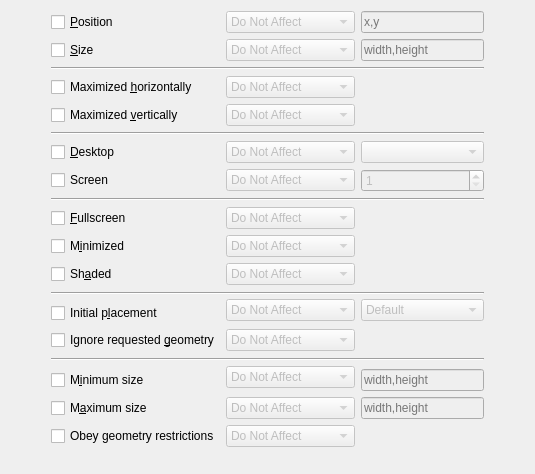
     <widget class="QWidget" name="TabPage3">
      <attribute name="title">
       <string>&amp;Size &amp;&amp; Position</string>
      </attribute>
      <layout class="QGridLayout" name="gridLayout_5">
       <item row="11" column="1" colspan="2">
        <widget class="QCheckBox" name="enable_shade">
         <property name="text">
          <string>Sh&amp;aded</string>
         </property>
        </widget>
       </item>
       <item row="0" column="1">
        <widget class="QCheckBox" name="enable_position">
         <property name="text">
          <string>&amp;Position</string>
         </property>
        </widget>
       </item>
       <item row="0" column="3">
        <widget class="KComboBox" name="rule_position">
         <property name="enabled">
          <bool>false</bool>
         </property>
         <item>
          <property name="text">
           <string>Do Not Affect</string>
          </property>
         </item>
         <item>
          <property name="text">
           <string>Apply Initially</string>
          </property>
         </item>
         <item>
          <property name="text">
           <string>Remember</string>
          </property>
         </item>
         <item>
          <property name="text">
           <string>Force</string>
          </property>
         </item>
         <item>
          <property name="text">
           <string>Apply Now</string>
          </property>
         </item>
         <item>
          <property name="text">
           <string>Force Temporarily</string>
          </property>
         </item>
        </widget>
       </item>
       <item row="0" column="4">
        <widget class="KRestrictedLine" name="position">
         <property name="enabled">
          <bool>false</bool>
         </property>
         <property name="placeholderText">
          <string>x,y</string>
         </property>
         <property name="validChars">
          <string>0123456789-+,xX:</string>
         </property>
        </widget>
       </item>
       <item row="1" column="1">
        <widget class="QCheckBox" name="enable_size">
         <property name="text">
          <string>&amp;Size</string>
         </property>
        </widget>
       </item>
       <item row="1" column="3">
        <widget class="KComboBox" name="rule_size">
         <property name="enabled">
          <bool>false</bool>
         </property>
         <item>
          <property name="text">
           <string>Do Not Affect</string>
          </property>
         </item>
         <item>
          <property name="text">
           <string>Apply Initially</string>
          </property>
         </item>
         <item>
          <property name="text">
           <string>Remember</string>
          </property>
         </item>
         <item>
          <property name="text">
           <string>Force</string>
          </property>
         </item>
         <item>
          <property name="text">
           <string>Apply Now</string>
          </property>
         </item>
         <item>
          <property name="text">
           <string>Force Temporarily</string>
          </property>
         </item>
        </widget>
       </item>
       <item row="1" column="4">
        <widget class="KRestrictedLine" name="size">
         <property name="enabled">
          <bool>false</bool>
         </property>
         <property name="placeholderText">
          <string>width,height</string>
         </property>
         <property name="validChars">
          <string>0123456789-+,xX:</string>
         </property>
        </widget>
       </item>
       <item row="2" column="1" colspan="4">
        <widget class="Line" name="line_5">
         <property name="orientation">
          <enum>Qt::Horizontal</enum>
         </property>
        </widget>
       </item>
       <item row="3" column="1">
        <widget class="QCheckBox" name="enable_maximizehoriz">
         <property name="text">
          <string>Maximized &amp;horizontally</string>
         </property>
        </widget>
       </item>
       <item row="3" column="3">
        <widget class="KComboBox" name="rule_maximizehoriz">
         <property name="enabled">
          <bool>false</bool>
         </property>
         <item>
          <property name="text">
           <string>Do Not Affect</string>
          </property>
         </item>
         <item>
          <property name="text">
           <string>Apply Initially</string>
          </property>
         </item>
         <item>
          <property name="text">
           <string>Remember</string>
          </property>
         </item>
         <item>
          <property name="text">
           <string>Force</string>
          </property>
         </item>
         <item>
          <property name="text">
           <string>Apply Now</string>
          </property>
         </item>
         <item>
          <property name="text">
           <string>Force Temporarily</string>
          </property>
         </item>
        </widget>
       </item>
       <item row="3" column="4">
        <widget class="YesNoBox" name="maximizehoriz" native="true">
         <property name="enabled">
          <bool>false</bool>
         </property>
        </widget>
       </item>
       <item row="4" column="1">
        <widget class="QCheckBox" name="enable_maximizevert">
         <property name="text">
          <string>Maximized &amp;vertically</string>
         </property>
        </widget>
       </item>
       <item row="4" column="3">
        <widget class="KComboBox" name="rule_maximizevert">
         <property name="enabled">
          <bool>false</bool>
         </property>
         <item>
          <property name="text">
           <string>Do Not Affect</string>
          </property>
         </item>
         <item>
          <property name="text">
           <string>Apply Initially</string>
          </property>
         </item>
         <item>
          <property name="text">
           <string>Remember</string>
          </property>
         </item>
         <item>
          <property name="text">
           <string>Force</string>
          </property>
         </item>
         <item>
          <property name="text">
           <string>Apply Now</string>
          </property>
         </item>
         <item>
          <property name="text">
           <string>Force Temporarily</string>
          </property>
         </item>
        </widget>
       </item>
       <item row="4" column="4">
        <widget class="YesNoBox" name="maximizevert" native="true">
         <property name="enabled">
          <bool>false</bool>
         </property>
        </widget>
       </item>
       <item row="5" column="1" colspan="4">
        <widget class="Line" name="line_4">
         <property name="orientation">
          <enum>Qt::Horizontal</enum>
         </property>
        </widget>
       </item>
       <item row="6" column="0">
        <spacer name="horizontalSpacer_7">
         <property name="orientation">
          <enum>Qt::Horizontal</enum>
         </property>
         <property name="sizeHint" stdset="0">
          <size>
           <width>40</width>
           <height>20</height>
          </size>
         </property>
        </spacer>
       </item>
       <item row="6" column="1">
        <widget class="QCheckBox" name="enable_desktop">
         <property name="text">
          <string>&amp;Desktop</string>
         </property>
        </widget>
       </item>
       <item row="6" column="3">
        <widget class="KComboBox" name="rule_desktop">
         <property name="enabled">
          <bool>false</bool>
         </property>
         <item>
          <property name="text">
           <string>Do Not Affect</string>
          </property>
         </item>
         <item>
          <property name="text">
           <string>Apply Initially</string>
          </property>
         </item>
         <item>
          <property name="text">
           <string>Remember</string>
          </property>
         </item>
         <item>
          <property name="text">
           <string>Force</string>
          </property>
         </item>
         <item>
          <property name="text">
           <string>Apply Now</string>
          </property>
         </item>
         <item>
          <property name="text">
           <string>Force Temporarily</string>
          </property>
         </item>
        </widget>
       </item>
       <item row="6" column="4">
        <widget class="KComboBox" name="desktop">
         <property name="enabled">
          <bool>false</bool>
         </property>
        </widget>
       </item>
       <item row="6" column="5">
        <spacer name="horizontalSpacer">
         <property name="orientation">
          <enum>Qt::Horizontal</enum>
         </property>
         <property name="sizeHint" stdset="0">
          <size>
           <width>40</width>
           <height>20</height>
          </size>
         </property>
        </spacer>
       </item>
       <item row="7" column="4">
        <widget class="QSpinBox" name="screen">
         <property name="enabled">
          <bool>false</bool>
         </property>
         <property name="minimum">
          <number>1</number>
         </property>
        </widget>
       </item>
       <item row="8" column="1" colspan="4">
        <widget class="Line" name="line_3">
         <property name="orientation">
          <enum>Qt::Horizontal</enum>
         </property>
        </widget>
       </item>
       <item row="9" column="1" colspan="2">
        <widget class="QCheckBox" name="enable_fullscreen">
         <property name="text">
          <string>&amp;Fullscreen</string>
         </property>
        </widget>
       </item>
       <item row="9" column="3">
        <widget class="KComboBox" name="rule_fullscreen">
         <property name="enabled">
          <bool>false</bool>
         </property>
         <item>
          <property name="text">
           <string>Do Not Affect</string>
          </property>
         </item>
         <item>
          <property name="text">
           <string>Apply Initially</string>
          </property>
         </item>
         <item>
          <property name="text">
           <string>Remember</string>
          </property>
         </item>
         <item>
          <property name="text">
           <string>Force</string>
          </property>
         </item>
         <item>
          <property name="text">
           <string>Apply Now</string>
          </property>
         </item>
         <item>
          <property name="text">
           <string>Force Temporarily</string>
          </property>
         </item>
        </widget>
       </item>
       <item row="9" column="4">
        <widget class="YesNoBox" name="fullscreen" native="true">
         <property name="enabled">
          <bool>false</bool>
         </property>
        </widget>
       </item>
       <item row="10" column="1">
        <widget class="QCheckBox" name="enable_minimize">
         <property name="text">
          <string>M&amp;inimized</string>
         </property>
        </widget>
       </item>
       <item row="10" column="3">
        <widget class="KComboBox" name="rule_minimize">
         <property name="enabled">
          <bool>false</bool>
         </property>
         <item>
          <property name="text">
           <string>Do Not Affect</string>
          </property>
         </item>
         <item>
          <property name="text">
           <string>Apply Initially</string>
          </property>
         </item>
         <item>
          <property name="text">
           <string>Remember</string>
          </property>
         </item>
         <item>
          <property name="text">
           <string>Force</string>
          </property>
         </item>
         <item>
          <property name="text">
           <string>Apply Now</string>
          </property>
         </item>
         <item>
          <property name="text">
           <string>Force Temporarily</string>
          </property>
         </item>
        </widget>
       </item>
       <item row="10" column="4">
        <widget class="YesNoBox" name="minimize" native="true">
         <property name="enabled">
          <bool>false</bool>
         </property>
        </widget>
       </item>
       <item row="11" column="3">
        <widget class="KComboBox" name="rule_shade">
         <property name="enabled">
          <bool>false</bool>
         </property>
         <item>
          <property name="text">
           <string>Do Not Affect</string>
          </property>
         </item>
         <item>
          <property name="text">
           <string>Apply Initially</string>
          </property>
         </item>
         <item>
          <property name="text">
           <string>Remember</string>
          </property>
         </item>
         <item>
          <property name="text">
           <string>Force</string>
          </property>
         </item>
         <item>
          <property name="text">
           <string>Apply Now</string>
          </property>
         </item>
         <item>
          <property name="text">
           <string>Force Temporarily</string>
          </property>
         </item>
        </widget>
       </item>
       <item row="11" column="4">
        <widget class="YesNoBox" name="shade" native="true">
         <property name="enabled">
          <bool>false</bool>
         </property>
        </widget>
       </item>
       <item row="12" column="1" rowspan="2" colspan="4">
        <widget class="Line" name="line">
         <property name="orientation">
          <enum>Qt::Horizontal</enum>
         </property>
        </widget>
       </item>
       <item row="13" column="3" rowspan="2">
        <widget class="KComboBox" name="rule_placement">
         <property name="enabled">
          <bool>false</bool>
         </property>
         <item>
          <property name="text">
           <string>Do Not Affect</string>
          </property>
         </item>
         <item>
          <property name="text">
           <string>Force</string>
          </property>
         </item>
         <item>
          <property name="text">
           <string>Force Temporarily</string>
          </property>
         </item>
        </widget>
       </item>
       <item row="13" column="4" rowspan="2">
        <widget class="KComboBox" name="placement">
         <property name="enabled">
          <bool>false</bool>
         </property>
         <item>
          <property name="text">
           <string>Default</string>
          </property>
         </item>
         <item>
          <property name="text">
           <string>No Placement</string>
          </property>
         </item>
         <item>
          <property name="text">
           <string>Smart</string>
          </property>
         </item>
         <item>
          <property name="text">
           <string>Maximizing</string>
          </property>
         </item>
         <item>
          <property name="text">
           <string>Cascade</string>
          </property>
         </item>
         <item>
          <property name="text">
           <string>Centered</string>
          </property>
         </item>
         <item>
          <property name="text">
           <string>Random</string>
          </property>
         </item>
         <item>
          <property name="text">
           <string>Top-Left Corner</string>
          </property>
         </item>
         <item>
          <property name="text">
           <string>Under Mouse</string>
          </property>
         </item>
         <item>
          <property name="text">
           <string>On Main Window</string>
          </property>
         </item>
        </widget>
       </item>
       <item row="14" column="1">
        <widget class="QCheckBox" name="enable_placement">
         <property name="toolTip">
          <string/>
         </property>
         <property name="text">
          <string>Initial p&amp;lacement</string>
         </property>
        </widget>
       </item>
       <item row="15" column="1" colspan="2">
        <widget class="QCheckBox" name="enable_ignoregeometry">
         <property name="toolTip">
          <string>Windows can ask to appear in a certain position.
By default this overrides the placement strategy
what might be nasty if the client abuses the feature
to unconditionally popup in the middle of your screen.</string>
         </property>
         <property name="text">
          <string>Ignore requested &amp;geometry</string>
         </property>
        </widget>
       </item>
       <item row="15" column="3">
        <widget class="KComboBox" name="rule_ignoregeometry">
         <property name="enabled">
          <bool>false</bool>
         </property>
         <item>
          <property name="text">
           <string>Do Not Affect</string>
          </property>
         </item>
         <item>
          <property name="text">
           <string>Apply Initially</string>
          </property>
         </item>
         <item>
          <property name="text">
           <string>Remember</string>
          </property>
         </item>
         <item>
          <property name="text">
           <string>Force</string>
          </property>
         </item>
         <item>
          <property name="text">
           <string>Apply Now</string>
          </property>
         </item>
         <item>
          <property name="text">
           <string>Force Temporarily</string>
          </property>
         </item>
        </widget>
       </item>
       <item row="15" column="4">
        <widget class="YesNoBox" name="ignoregeometry" native="true">
         <property name="enabled">
          <bool>false</bool>
         </property>
        </widget>
       </item>
       <item row="16" column="1" rowspan="2" colspan="4">
        <widget class="Line" name="line_2">
         <property name="orientation">
          <enum>Qt::Horizontal</enum>
         </property>
        </widget>
       </item>
       <item row="17" column="3" rowspan="2">
        <widget class="KComboBox" name="rule_minsize">
         <property name="enabled">
          <bool>false</bool>
         </property>
         <item>
          <property name="text">
           <string>Do Not Affect</string>
          </property>
         </item>
         <item>
          <property name="text">
           <string>Force</string>
          </property>
         </item>
         <item>
          <property name="text">
           <string>Force Temporarily</string>
          </property>
         </item>
        </widget>
       </item>
       <item row="18" column="1">
        <widget class="QCheckBox" name="enable_minsize">
         <property name="text">
          <string>M&amp;inimum size</string>
         </property>
        </widget>
       </item>
       <item row="18" column="4">
        <widget class="KRestrictedLine" name="minsize">
         <property name="enabled">
          <bool>false</bool>
         </property>
         <property name="placeholderText">
          <string>width,height</string>
         </property>
         <property name="validChars">
          <string>0123456789-+,xX:</string>
         </property>
        </widget>
       </item>
       <item row="19" column="1">
        <widget class="QCheckBox" name="enable_maxsize">
         <property name="text">
          <string>M&amp;aximum size</string>
         </property>
        </widget>
       </item>
       <item row="19" column="3">
        <widget class="KComboBox" name="rule_maxsize">
         <property name="enabled">
          <bool>false</bool>
         </property>
         <item>
          <property name="text">
           <string>Do Not Affect</string>
          </property>
         </item>
         <item>
          <property name="text">
           <string>Force</string>
          </property>
         </item>
         <item>
          <property name="text">
           <string>Force Temporarily</string>
          </property>
         </item>
        </widget>
       </item>
       <item row="19" column="4">
        <widget class="KRestrictedLine" name="maxsize">
         <property name="enabled">
          <bool>false</bool>
         </property>
         <property name="placeholderText">
          <string>width,height</string>
         </property>
         <property name="validChars">
          <string>0123456789-+,xX:</string>
         </property>
        </widget>
       </item>
       <item row="20" column="1" colspan="2">
        <widget class="QCheckBox" name="enable_strictgeometry">
         <property name="toolTip">
          <string>Eg. terminals or video players can ask to keep a certain aspect ratio
or only grow by values larger than one
(eg. by the dimensions of one character).
This may be pointless and the restriction prevents arbitrary dimensions
like your complete screen area.</string>
         </property>
         <property name="layoutDirection">
          <enum>Qt::LeftToRight</enum>
         </property>
         <property name="text">
          <string>Obey geometry restrictions</string>
         </property>
         <property name="shortcut">
          <string/>
         </property>
        </widget>
       </item>
       <item row="20" column="3">
        <widget class="KComboBox" name="rule_strictgeometry">
         <property name="enabled">
          <bool>false</bool>
         </property>
         <item>
          <property name="text">
           <string>Do Not Affect</string>
          </property>
         </item>
         <item>
          <property name="text">
           <string>Force</string>
          </property>
         </item>
         <item>
          <property name="text">
           <string>Force Temporarily</string>
          </property>
         </item>
        </widget>
       </item>
       <item row="20" column="4">
        <widget class="YesNoBox" name="strictgeometry" native="true">
         <property name="enabled">
          <bool>false</bool>
         </property>
        </widget>
       </item>
       <item row="21" column="3">
        <spacer>
         <property name="orientation">
          <enum>Qt::Vertical</enum>
         </property>
         <property name="sizeType">
          <enum>QSizePolicy::Expanding</enum>
         </property>
         <property name="sizeHint" stdset="0">
          <size>
           <width>20</width>
           <height>16</height>
          </size>
         </property>
        </spacer>
       </item>
       <item row="7" column="3">
        <widget class="KComboBox" name="rule_screen">
         <property name="enabled">
          <bool>false</bool>
         </property>
         <item>
          <property name="text">
           <string>Do Not Affect</string>
          </property>
         </item>
         <item>
          <property name="text">
           <string>Apply Initially</string>
          </property>
         </item>
         <item>
          <property name="text">
           <string>Remember</string>
          </property>
         </item>
         <item>
          <property name="text">
           <string>Force</string>
          </property>
         </item>
         <item>
          <property name="text">
           <string>Apply Now</string>
          </property>
         </item>
         <item>
          <property name="text">
           <string>Force Temporarily</string>
          </property>
         </item>
        </widget>
       </item>
       <item row="7" column="1" colspan="2">
        <widget class="QCheckBox" name="enable_screen">
         <property name="text">
          <string>Screen</string>
         </property>
        </widget>
       </item>
      </layout>
     </widget>
